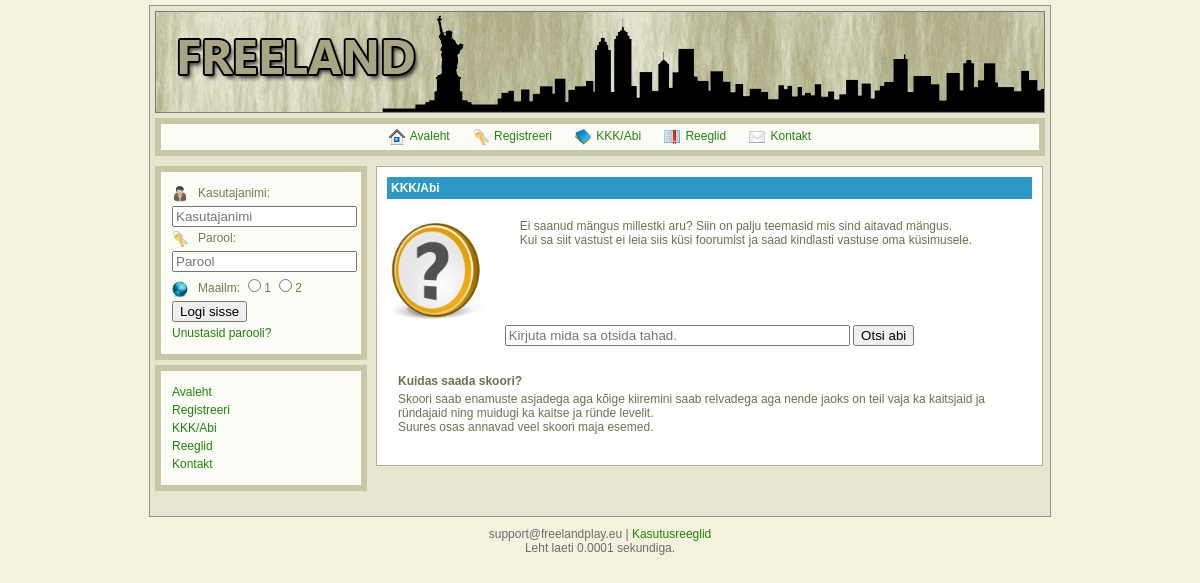
Screenshot of /p.php?p=help&i=2 with the database file from the repository.
### tables this page shows
CREATE TABLE `help` (
  `id` int(11) NOT NULL,
  `name` varchar(255) NOT NULL,
  `body` text NOT NULL
);

CREATE TABLE `settings_game` (
  `id` int(11) NOT NULL,
  `name` varchar(255) NOT NULL,
  `value` text NOT NULL,
  `group` varchar(50) NOT NULL
);

### p.php (called while the page is built, shortened)
<?php
if (isset($_GET['p']) === true) {
	$file = 'm_' . $_GET['p'] . '.php';
	if (file_exists($file) === true) {
		include($file);
	} else if ($_GET['p'] === "home") {
		include('index.php');
	} else {
		include("index.php");
	}
} else {
	include('index.php');
}

### core/classes/DB.php (called while the page is built, shortened)
<?php
class DB {
	private static 	$_instance_1 = null;
	private static 	$_instance_2 = null;
	private $_pdo,
			$_query,
			$_error = false,
			$_results,
			$_world_ins,
			$_count = 0;
	private function __construct($world_in) {
		try {
			$world = ($world_in == null) ? Session::get('world') : $world_in;
			if ($world == 1) {
				$database_name = Config::get('mysql/db_default');
			} elseif ($world == 2) {
				$database_name = Config::get('mysql/db_2');
			} else {
				$database_name = Config::get('mysql/db_default');
			}
			$this->_pdo = new PDO('mysql:host=' . Config::get('mysql/host') . ';dbname=' . $database_name . ';charset=utf8', Config::get('mysql/username'), Config::get('mysql/password'));
		} catch(PDOException $e) {
			header('Location: install.php');
			die();
		}
	}
	public static function getInstance($world_in = null) {
		$world = ($world_in == null) ? Session::get('world') : $world_in;
		if ($world == 1) {
			if(!isset(self::$_instance_1)) {
				self::$_instance_1 = new DB($world);
			}
			$return = self::$_instance_1;
		} elseif ($world == 2) {
			if(!isset(self::$_instance_2)) {
				self::$_instance_2 = new DB($world);
			}
			$return = self::$_instance_2;
		} else {
			if(!isset(self::$_instance_1)) {
				self::$_instance_1 = new DB($world);
			}
			$return = self::$_instance_1;
		}
		return $return;
	}
	public function query($sql, $params = array()) {
		$this->_error = false;
		if($this->_query = $this->_pdo->prepare($sql)) {
			$x = 1;
			if(count($params)) {
				foreach($params as $param) {
					$this->_query->bindValue($x, $param);
					$x++;
				}
			}
			if($this->_query->execute()) {
				$this->_results = $this->_query->fetchAll(PDO::FETCH_OBJ);
				$this->_count = $this->_query->rowCount();
			} else {
				$this->_error = true;
			}
		}
		return $this;
	}
	public function action($action, $table, $where = array()) {
		if(count($where) === 3) {
			$operators = array('=', '>', '<', '>=', '<=');
			$field 		= $where[0];
			$operator 	= $where[1];
			$value 		= $where[2];
			if(in_array($operator, $operators)) {
				$sql = "{$action} FROM {$table} WHERE {$field} {$operator} ?";
				if(!$this->query($sql, array($value))->error()) {
					return $this;
				}
			}
		}
		return false;
	}
	public function get($table, $where) {
		return $this->action('SELECT *', $table, $where);
	}
	public function results() {
		return $this->_results;
	}
	public function first() {
		return $this->results()[0];
	}
	public function error() {
		return $this->_error;
	}
	public function count() {
		return $this->_count;
	}
}

### core/classes/Input.php (called while the page is built, shortened)
<?php
class Input {
	public static function get($item) {
		if(isset($_POST[$item])) {
			return $_POST[$item];
		} else if(isset($_GET[$item])) {
			return $_GET[$item];
		}
		return '';
	}
}

### core/classes/Config.php (called while the page is built)
<?php
class Config {
	public static function get($path = null) {
		if($path) {
			$config = $GLOBALS['config'];
			$path = explode('/', $path);
			foreach($path as $bit) {
				if(isset($config[$bit])) {
					$config = $config[$bit];
				}
			}
			return $config;
		}
		return false;
	}
}

### core/init.php (called while the page is built, shortened)
<?php
$_GENERAL = new General();

### core/classes/General.php (called while the page is built, shortened)
<?php
class General {
	private $_errors = array(),
			$_success = array(),
			$_info = array(),
			$_db;
	public function __construct() {
		$this->_db = DB::getInstance(1);
	}
	public function settings($table, $value) {
		$query = $this->_db->get($table, array('name','=',$value));
		return $query->first()->value;
	}
}

### m_help.php (the view, shortened to what this page needs)
<?php
require_once("core/init.php");
	$line = NULL;
if(Input::exists()) {
	if(Token::check(Input::get('token'))) {
		$search_value = Input::get('search_value');
		$qhelp = DB::getInstance(1)->query("SELECT * FROM help WHERE name LIKE '%".$search_value."%' OR body LIKE '%".$search_value."%' ");
		foreach ($qhelp->results() as $help) {
			$body_raw = nl2br($help->body);
			$islonger = false;
			$body_length = strlen($body_raw);
			if ($body_length >= 100) {
				$body_raw = substr($body_raw, 0, 100);
				$islonger = true;
			}
			$subject = str_ireplace($search_value, "<b>".$search_value."</b>", $help->name);
			$body = str_ireplace($search_value, "<b>".$search_value."</b>", $body_raw);
			if ($islonger === true) {
				$body .= '...';
			}
			$line .= '
			<ul>
				<li><a href="p.php?p=help&i='.$help->id.'">'.$subject.'</a></li>
				<li>'.$body.'</li>
			</ul><br />
			';
		}
	}
} else if (Input::exists('get') && empty(Input::get('i')) === false) {
	$help_i = DB::getInstance(1)->get('help', array('id','=',Input::get('i')));
	if ($help_i->count() == 1) {
		$line = '
			<ul>
				<li><b>'.$help_i->first()->name.'</b></li>
				<li>'.nl2br($help_i->first()->body).'</li>
			</ul>';
	} else {
		$line = 'Me ei leidnud ühtegi vastet.';
	}
} else {
	$qhelp = DB::getInstance(1)->query('SELECT * FROM help');
	foreach ($qhelp->results() as $help) {
		$line .= '<ul><li><a href="p.php?p=help&i='.$help->id.'">'.$help->name.'</a></li></ul>';
	}
}
include("includes/overall/header.php");
?>
<div id="page">
	<div class="page-title">KKK/Abi</div>
	<p>
		<table>
			<tr valign="top">
				<td width="20%"><img src="css/default/images/help.png" width="100" height="100"></td>
				<td width="80%">
					Ei saanud mängus millestki aru? Siin on palju teemasid mis sind aitavad mängus.<br>
					Kui sa siit vastust ei leia siis küsi foorumist ja saad kindlasti vastuse oma küsimusele.
				</td>
			</tr>
		</table>
		<div align="center">
			<form action="p.php?p=help&search" method="POST">
				<input type="text" name="search_value" placeholder="Kirjuta mida sa otsida tahad." autocomplete="off" size="40">
				<input type="submit" name="search" value="Otsi abi">
			</form>
		</div>
		<br />
		<?php print($line);?>
	</p>
</div>
<?php
include("includes/overall/footer.php");

### includes/footer.php (shortened to what this page needs)
<div id="footer">
	<?php print($_GENERAL->settings('settings_game','GAME_EMAIL'));?> | <a href="p.php?p=rules">Kasutusreeglid</a>
	<br>
	<?php
	include("core/end.php");
	?>
</div>

### css/default/screen.css (style rules this page uses)
body { margin: 0px; padding: 0px; background: #F4F1DD; font-size: 12px; font-family: Arial; font-weight: 400; color: #6F6F50; }
a { color: #20840A; text-decoration: none; }
#page { float: right; width: 645px; background: #fff; margin-right: 7px; margin-top: 5px; padding: 10px; border: 1px solid #B1B292; }
#page .page-title { width: auto; background: #2D98C3; color: #fff; font-weight: bold; padding: 4px; }
#page p { padding: 2px; padding-top: 5px; margin:0; color: #6F6F50; }
#page table { width:100%; padding-top: 10px; }
#page ul { list-style: none; padding: 0 10px; }
#page ul li { padding: 2px 1px; }
#footer { padding: 10px; text-align: center; color: #6C6C6C; }

### rows the page displays
help: name "Kuidas saada skoori?", body "Skoori saab enamuste asjadega aga kõige kiiremini saab relvadega aga nende jaoks on teil vaja ka kaitsjaid ja ründajaid ning muidugi ka kaitse ja ründe levelit. Suures osas annavad veel skoori maja esemed."
settings_game: value "support@freelandplay.eu"

### other values shown
$end_total_time "0.0001"
